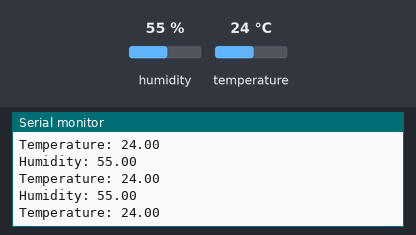
Bench run of a sketch on a simulated Arduino Uno, built with avr-gcc and run on an emulated ATmega328P. On the bench: the last lines printed to the serial monitor. Inputs (shaded band) come from the test bench; at power-on: humidity 55 %, temperature 24 °C.

Above: at 3.8 s.
3.9 s: humidity set to 22 %
At 5.4 s:
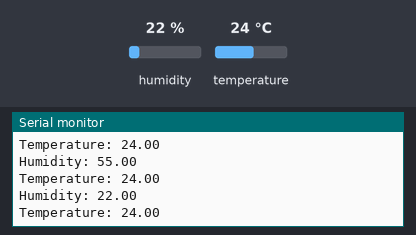
6.7 s: temperature set to 12 °C
At 7.8 s:
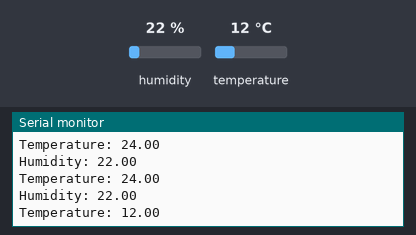
9.5 s: humidity set to 40 %
At 10.9 s:
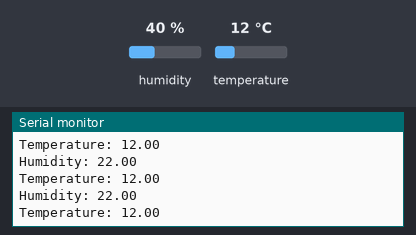
Timing chart, 0 to 12.5 s (numbered marks = the images above; inputs shaded):
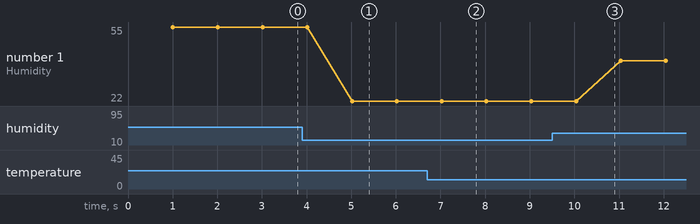

Measured:
- after the input at 3.9 s, the serial monitor: prints a new line after 1.1 s (image 1)
- after the input at 6.7 s, the serial monitor: prints a new line after 0.33 s (image 2)
- plotted number 1: 55 → 22 after the input at 3.9 s, 22 → 40 after the input at 9.5 s

The sketch:

dht22.ino.ino
```cpp
#include "DHT.h"
#define DHTPIN 15

DHT dht(DHTPIN,DHT22);

void setup() {
  //Serial.print("Let's start");
  Serial.begin(115200);
  dht.begin();
  //Serial.print("Let's start");
  // put your setup code here, to run once:
}

void loop() {
  // put your main code here, to run repeatedly:
  delay(1000);
  float h = dht.readHumidity();
  // Read temperature as Celsius (the default)
  float t = dht.readTemperature();

  Serial.print("Humidity: ");
  Serial.print(h);
  Serial.print("\n");
  Serial.print("Temperature: ");
  Serial.print(t);
  Serial.print("\n");
}
```
